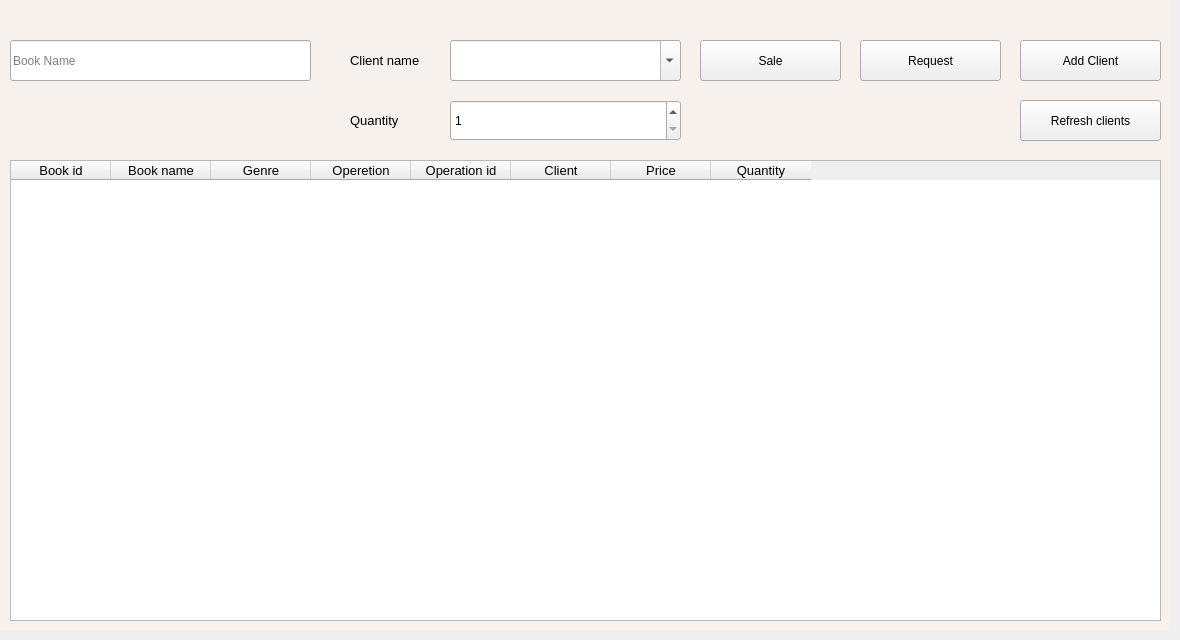
    <widget class="QWidget" name="OPtab">
     <property name="styleSheet">
      <string notr="true"/>
     </property>
     <attribute name="title">
      <string>Operations</string>
     </attribute>
     <widget class="QWidget" name="widget" native="true">
      <property name="geometry">
       <rect>
        <x>0</x>
        <y>0</y>
        <width>1171</width>
        <height>631</height>
       </rect>
      </property>
      <property name="styleSheet">
       <string notr="true">QWidget#widget{
background-color: rgba(255, 243, 235, 116);
}</string>
      </property>
      <widget class="QTableWidget" name="tableWidget">
       <property name="geometry">
        <rect>
         <x>10</x>
         <y>160</y>
         <width>1151</width>
         <height>461</height>
        </rect>
       </property>
       <column>
        <property name="text">
         <string>Book id</string>
        </property>
        <property name="font">
         <font>
          <pointsize>10</pointsize>
         </font>
        </property>
       </column>
       <column>
        <property name="text">
         <string>Book name</string>
        </property>
        <property name="font">
         <font>
          <pointsize>10</pointsize>
         </font>
        </property>
       </column>
       <column>
        <property name="text">
         <string>Genre</string>
        </property>
        <property name="font">
         <font>
          <pointsize>10</pointsize>
         </font>
        </property>
       </column>
       <column>
        <property name="text">
         <string>Operetion</string>
        </property>
        <property name="font">
         <font>
          <pointsize>10</pointsize>
         </font>
        </property>
       </column>
       <column>
        <property name="text">
         <string>Operation id</string>
        </property>
        <property name="font">
         <font>
          <pointsize>10</pointsize>
         </font>
        </property>
       </column>
       <column>
        <property name="text">
         <string>Client</string>
        </property>
        <property name="font">
         <font>
          <pointsize>10</pointsize>
         </font>
        </property>
       </column>
       <column>
        <property name="text">
         <string>Price</string>
        </property>
        <property name="font">
         <font>
          <pointsize>10</pointsize>
         </font>
        </property>
       </column>
       <column>
        <property name="text">
         <string>Quantity</string>
        </property>
        <property name="font">
         <font>
          <pointsize>10</pointsize>
         </font>
        </property>
       </column>
      </widget>
      <widget class="QLineEdit" name="BooknameLEdit">
       <property name="geometry">
        <rect>
         <x>10</x>
         <y>40</y>
         <width>301</width>
         <height>41</height>
        </rect>
       </property>
       <property name="styleSheet">
        <string notr="true">font: 10pt &quot;MS Shell Dlg 2&quot;;</string>
       </property>
       <property name="text">
        <string/>
       </property>
       <property name="placeholderText">
        <string>Book Name</string>
       </property>
      </widget>
      <widget class="QPushButton" name="addOPbtn_2">
       <property name="geometry">
        <rect>
         <x>700</x>
         <y>40</y>
         <width>141</width>
         <height>41</height>
        </rect>
       </property>
       <property name="styleSheet">
        <string notr="true"/>
       </property>
       <property name="text">
        <string>Sale</string>
       </property>
      </widget>
      <widget class="QPushButton" name="addClientbtn">
       <property name="geometry">
        <rect>
         <x>1020</x>
         <y>40</y>
         <width>141</width>
         <height>41</height>
        </rect>
       </property>
       <property name="styleSheet">
        <string notr="true"/>
       </property>
       <property name="text">
        <string>Add Client</string>
       </property>
      </widget>
      <widget class="QPushButton" name="addOPbtn">
       <property name="geometry">
        <rect>
         <x>860</x>
         <y>40</y>
         <width>141</width>
         <height>41</height>
        </rect>
       </property>
       <property name="styleSheet">
        <string notr="true"/>
       </property>
       <property name="text">
        <string>Request</string>
       </property>
      </widget>
      <widget class="QComboBox" name="comboBox_2">
       <property name="geometry">
        <rect>
         <x>450</x>
         <y>40</y>
         <width>231</width>
         <height>41</height>
        </rect>
       </property>
       <property name="font">
        <font>
         <pointsize>10</pointsize>
        </font>
       </property>
       <property name="toolTipDuration">
        <number>0</number>
       </property>
       <property name="editable">
        <bool>true</bool>
       </property>
       <property name="currentText">
        <string/>
       </property>
       <property name="insertPolicy">
        <enum>QComboBox::NoInsert</enum>
       </property>
      </widget>
      <widget class="QLabel" name="label_8">
       <property name="geometry">
        <rect>
         <x>350</x>
         <y>40</y>
         <width>91</width>
         <height>41</height>
        </rect>
       </property>
       <property name="font">
        <font>
         <pointsize>10</pointsize>
        </font>
       </property>
       <property name="text">
        <string>Client name</string>
       </property>
      </widget>
      <widget class="QSpinBox" name="spinBox_2">
       <property name="geometry">
        <rect>
         <x>450</x>
         <y>100</y>
         <width>231</width>
         <height>41</height>
        </rect>
       </property>
       <property name="buttonSymbols">
        <enum>QAbstractSpinBox::UpDownArrows</enum>
       </property>
       <property name="minimum">
        <number>1</number>
       </property>
      </widget>
      <widget class="QLabel" name="label_9">
       <property name="geometry">
        <rect>
         <x>350</x>
         <y>100</y>
         <width>91</width>
         <height>41</height>
        </rect>
       </property>
       <property name="font">
        <font>
         <pointsize>10</pointsize>
        </font>
       </property>
       <property name="text">
        <string>Quantity</string>
       </property>
      </widget>
      <widget class="QPushButton" name="addClientbtn_2">
       <property name="geometry">
        <rect>
         <x>1020</x>
         <y>100</y>
         <width>141</width>
         <height>41</height>
        </rect>
       </property>
       <property name="styleSheet">
        <string notr="true"/>
       </property>
       <property name="text">
        <string>Refresh clients</string>
       </property>
      </widget>
     </widget>
    </widget>
